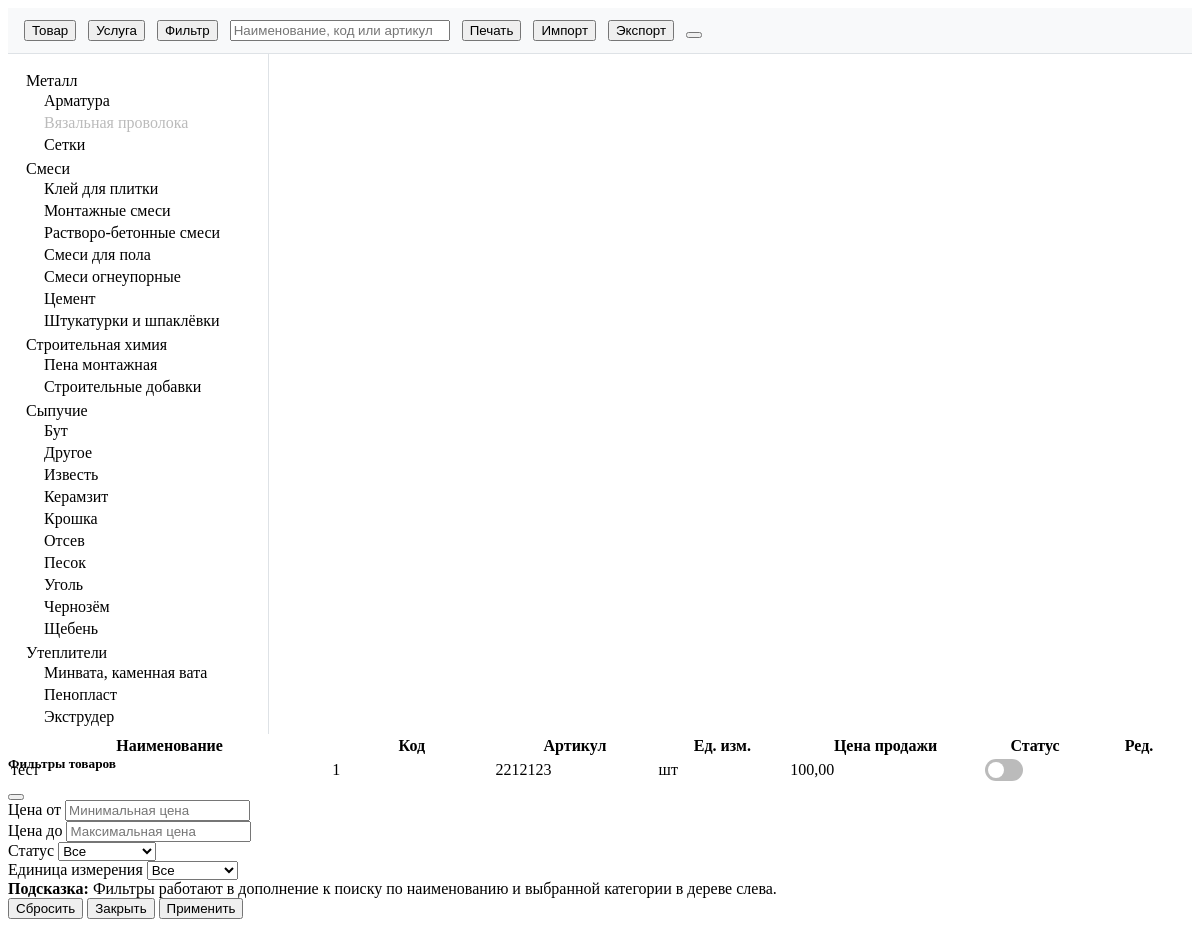
The page /modules/products/list_partial.php (signed in) on the database its author committed.
### tables this page shows
CREATE TABLE `PCRM_Categories` (
  `id` int NOT NULL,
  `name` varchar(255) NOT NULL,
  `description` text,
  `type` varchar(50) NOT NULL,
  `pc_id` int DEFAULT NULL,
  `status` varchar(50) DEFAULT 'active'
);

CREATE TABLE `PCRM_Product` (
  `id` int NOT NULL,
  `name` varchar(255) NOT NULL,
  `sku` varchar(100) DEFAULT NULL,
  `description` text,
  `category` int DEFAULT NULL,
  `subcategory` int DEFAULT NULL,
  `price` decimal(10,2) DEFAULT '0.00',
  `cost_price` decimal(10,2) DEFAULT '0.00',
  `unit_of_measure` varchar(20) DEFAULT 'шт',
  `weight` decimal(10,3) DEFAULT '0.000',
  `volume` decimal(10,3) DEFAULT '0.000',
  `status` varchar(50) DEFAULT 'active',
  `default_measurement_id` int DEFAULT NULL
);

### modules/products/list_partial.php (the view, shortened to what this page needs)
<?php
require_once __DIR__ . '/../../config/db.php';
$catRes = $conn->query("SELECT id, name, pc_id, status FROM PCRM_Categories ORDER BY name");
$allCats = [];
while ($row = $catRes->fetch_assoc()) {
    $allCats[] = $row;
}
function buildCatTree($cats, $parent = null) {
    $branch = [];
    foreach ($cats as $cat) {
        if ((string)$cat['pc_id'] === (string)$parent) {
            $children = buildCatTree($cats, $cat['id']);
            if ($children) $cat['children'] = $children;
            $branch[] = $cat;
        }
    }
    return $branch;
}
$catTree = buildCatTree($allCats, null);
$prodRes = $conn->query("SELECT p.*, c.name AS cat_name FROM PCRM_Product p LEFT JOIN PCRM_Categories c ON p.category = c.id ORDER BY p.name");
$allProducts = [];
while ($row = $prodRes->fetch_assoc()) {
    $allProducts[] = $row;
}
?>
<div class="container-fluid mt-3">
  <div class="product-list-view">
    <div class="erp-panel d-flex align-items-center flex-wrap gap-2">
      <button class="btn btn-primary btn-sm" id="btn-add-product">Товар</button>
      <button class="btn btn-outline-primary btn-sm">Услуга</button>
      <button class="btn btn-outline-primary btn-sm" id="btn-filter-products">Фильтр</button>
      <input type="text" id="erp-search" class="form-control form-control-sm" style="width:220px;" placeholder="Наименование, код или артикул">
      <button class="btn btn-outline-secondary btn-sm">Печать</button>
      <button class="btn btn-outline-secondary btn-sm">Импорт</button>
      <button class="btn btn-outline-secondary btn-sm">Экспорт</button>
      <button class="btn btn-outline-secondary btn-sm"><i class="fas fa-cog"></i></button>
    </div>
    <div class="d-flex" style="height:calc(100vh - 120px); min-height:500px;">
      <div class="erp-cats-tree p-2" id="erp-cats-tree">
        <?php
        function renderCatTree($tree, $activeId = null) {
          echo '<ul>';
          foreach ($tree as $cat) {
            $cls = ($cat['status']!=='active'?'cat-inactive ':'') . ($cat['id']==$activeId?'cat-active':'');
            echo '<li data-id="'.$cat['id'].'" class="'.$cls.'">'.htmlspecialchars($cat['name']);
            if (!empty($cat['children'])) renderCatTree($cat['children'], $activeId);
            echo '</li>';
          }
          echo '</ul>';
        }
        renderCatTree($catTree, null);
        ?>
      </div>
      <div class="erp-products-table-wrap p-3">
        <table class="table table-sm erp-products-table" id="erp-products-table">
          <thead>
            <tr>
              <th class="sortable-header" data-sort="name">
                Наименование
              </th>
              <th class="sortable-header" data-sort="id">
                Код
              </th>
              <th class="sortable-header" data-sort="sku">
                Артикул
              </th>
              <th class="sortable-header" data-sort="unit_of_measure">
                Ед. изм.
              </th>
              <th class="sortable-header" data-sort="price">
                Цена продажи
              </th>
              <th style="width:60px;">Статус</th>
              <th style="width:40px;" title="Полное редактирование">Ред.</th>
            </tr>
          </thead>
          <tbody>
            <?php foreach ($allProducts as $p): ?>
            <tr data-cat="<?= $p['category'] ?>" data-name="<?= htmlspecialchars($p['name']) ?>" data-sku="<?= htmlspecialchars($p['sku']) ?>" data-code="<?= htmlspecialchars($p['id']) ?>" data-id="<?= $p['id'] ?>">
              <td class="editable" data-field="name" data-id="<?= $p['id'] ?>"><?= htmlspecialchars($p['name']) ?></td>
              <td><?= htmlspecialchars($p['id']) ?></td>
              <td class="editable" data-field="sku" data-id="<?= $p['id'] ?>"><?= htmlspecialchars($p['sku']) ?></td>
              <td class="editable" data-field="unit_of_measure" data-id="<?= $p['id'] ?>"><?= htmlspecialchars($p['unit_of_measure'] ?? 'шт') ?></td>
              <td class="editable" data-field="price" data-id="<?= $p['id'] ?>"><?= number_format($p['price'], 2, ',', ' ') ?></td>
              <td>
                <label class="switch">
                  <span class="slider"></span>
                </label>
              </td>
              <td>
              </td>
            </tr>
            <?php endforeach; ?>
          </tbody>
        </table>
      </div>
    </div>
  </div>
</div>
<div class="modal fade" id="productsFilterModal" tabindex="-1" aria-labelledby="productsFilterModalLabel" aria-hidden="true">
  <div class="modal-dialog modal-lg">
    <div class="modal-content">
      <div class="modal-header">
        <h5 class="modal-title" id="productsFilterModalLabel">
          <i class="fas fa-filter me-2"></i>Фильтры товаров
        </h5>
        <button type="button" class="btn-close" data-bs-dismiss="modal" aria-label="Закрыть"></button>
      </div>
      <div class="modal-body">
        <div class="row g-3">
          <div class="col-md-6">
            <label for="filter-price-min" class="form-label">Цена от</label>
            <input type="number" step="0.01" class="form-control" id="filter-price-min" placeholder="Минимальная цена">
          </div>
          <div class="col-md-6">
            <label for="filter-price-max" class="form-label">Цена до</label>
            <input type="number" step="0.01" class="form-control" id="filter-price-max" placeholder="Максимальная цена">
          </div>
          <div class="col-md-6">
            <label for="filter-status" class="form-label">Статус</label>
            <select class="form-select" id="filter-status">
              <option value="">Все</option>
            </select>
          </div>
          <div class="col-md-6">
            <label for="filter-measurement" class="form-label">Единица измерения</label>
            <select class="form-select" id="filter-measurement">
              <option value="">Все</option>
            </select>
          </div>
          <div class="col-12">
            <div class="alert alert-info">
              <strong>Подсказка:</strong> Фильтры работают в дополнение к поиску по наименованию и выбранной категории в дереве слева.
            </div>
          </div>
        </div>
      </div>
      <div class="modal-footer">
        <button type="button" class="btn btn-outline-secondary" onclick="resetFilters()">
          <i class="fas fa-eraser me-1"></i>Сбросить
        </button>
        <button type="button" class="btn btn-secondary" data-bs-dismiss="modal">Закрыть</button>
        <button type="button" class="btn btn-primary" onclick="applyFiltersFromModal()">
          <i class="fas fa-check me-1"></i>Применить
        </button>
      </div>
    </div>
  </div>
</div>

### modules/products/list_partial.php (style rules this page uses)
.erp-panel { background: #f8f9fa; border-bottom: 1px solid #dee2e6; padding: 12px 16px; }
.erp-panel .btn, .erp-panel input, .erp-panel select { margin-right: 8px; }
.erp-cats-tree { min-width: 220px; max-width: 260px; border-right: 1px solid #dee2e6; background: #fff; height: 100%; overflow-y: auto; }
.erp-cats-tree ul { list-style: none; padding-left: 18px; }
.erp-cats-tree li { cursor: pointer; padding: 2px 0; }
.erp-cats-tree .cat-inactive { color: #bbb; }
.erp-products-table-wrap { flex: 1 1 0; overflow-x: auto; }
.erp-products-table { width: 100%; background: #fff; }
.erp-products-table th, .erp-products-table td { vertical-align: middle; }
.switch { position: relative; display: inline-block; width: 38px; height: 22px; }
.slider { position: absolute; cursor: pointer; top: 0; left: 0; right: 0; bottom: 0; background-color: #ccc; transition: .3s; border-radius: 22px; }
.slider:before { position: absolute; content: ""; height: 16px; width: 16px; left: 3px; bottom: 3px; background-color: white; transition: .3s; border-radius: 50%; }
input:not(:checked) + .slider { background-color: #bbb; }
.editable { cursor: pointer; position: relative; transition: background-color 0.2s; }
.erp-products-table th, .erp-products-table td { white-space: nowrap; min-width: 100px; }
.erp-products-table th:first-child, .erp-products-table td:first-child { min-width: 200px; max-width: 300px; overflow: hidden; text-overflow: ellipsis; }
.erp-products-table th:nth-child(4), .erp-products-table td:nth-child(4) { min-width: 80px; }
.erp-products-table th:nth-child(5), .erp-products-table td:nth-child(5) { min-width: 120px; }

### rows shown on the page
pcrm_categories: name "Металл"
pcrm_categories: name "Арматура"
pcrm_categories: name "Вязальная проволока"
pcrm_categories: name "Сетки"
pcrm_categories: name "Смеси"
pcrm_categories: name "Клей для плитки"
pcrm_categories: name "Монтажные смеси"
pcrm_categories: name "Растворо-бетонные смеси"
pcrm_categories: name "Смеси для пола"
pcrm_categories: name "Смеси огнеупорные"
pcrm_categories: name "Цемент"
pcrm_categories: name "Штукатурки и шпаклёвки"
pcrm_categories: name "Строительная химия"
pcrm_categories: name "Пена монтажная"
pcrm_categories: name "Строительные добавки"
pcrm_categories: name "Сыпучие"
pcrm_categories: name "Бут"
pcrm_categories: name "Другое"
pcrm_categories: name "Известь"
pcrm_categories: name "Керамзит"
pcrm_categories: name "Крошка"
pcrm_categories: name "Отсев"
pcrm_categories: name "Песок"
pcrm_categories: name "Уголь"
pcrm_categories: name "Чернозём"
pcrm_categories: name "Щебень"
pcrm_categories: name "Утеплители"
pcrm_categories: name "Минвата, каменная вата"
pcrm_categories: name "Пенопласт"
pcrm_categories: name "Экструдер"
pcrm_product: name "тест", id "1", sku "2212123", unit_of_measure "шт", price "100,00"
